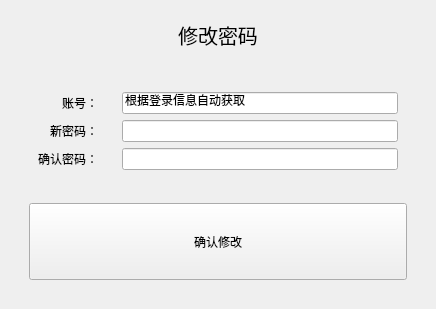
<?xml version="1.0" encoding="UTF-8"?>
<ui version="4.0">
 <class>ModifyPwdWin</class>
 <widget class="QWidget" name="ModifyPwdWin">
  <property name="geometry">
   <rect>
    <x>0</x>
    <y>0</y>
    <width>436</width>
    <height>309</height>
   </rect>
  </property>
  <property name="windowTitle">
   <string>Form</string>
  </property>
  <layout class="QVBoxLayout" name="verticalLayout_2">
   <item>
    <widget class="QWidget" name="widget" native="true">
     <property name="sizePolicy">
      <sizepolicy hsizetype="Preferred" vsizetype="Fixed">
       <horstretch>0</horstretch>
       <verstretch>0</verstretch>
      </sizepolicy>
     </property>
     <property name="layoutDirection">
      <enum>Qt::RightToLeft</enum>
     </property>
     <layout class="QVBoxLayout" name="verticalLayout">
      <item>
       <widget class="QLabel" name="label">
        <property name="sizePolicy">
         <sizepolicy hsizetype="Preferred" vsizetype="Fixed">
          <horstretch>0</horstretch>
          <verstretch>0</verstretch>
         </sizepolicy>
        </property>
        <property name="font">
         <font>
          <family>楷体</family>
          <pointsize>15</pointsize>
         </font>
        </property>
        <property name="text">
         <string>修改密码</string>
        </property>
        <property name="alignment">
         <set>Qt::AlignCenter</set>
        </property>
       </widget>
      </item>
     </layout>
    </widget>
   </item>
   <item>
    <widget class="QWidget" name="widget_2" native="true">
     <layout class="QVBoxLayout" name="verticalLayout_5">
      <item>
       <widget class="QWidget" name="widget_3" native="true">
        <layout class="QHBoxLayout" name="horizontalLayout">
         <item>
          <widget class="QWidget" name="widget_5" native="true">
           <layout class="QVBoxLayout" name="verticalLayout_3">
            <item>
             <widget class="QLabel" name="label_2">
              <property name="text">
               <string>账号：</string>
              </property>
              <property name="alignment">
               <set>Qt::AlignRight|Qt::AlignTrailing|Qt::AlignVCenter</set>
              </property>
             </widget>
            </item>
            <item>
             <widget class="QLabel" name="label_3">
              <property name="text">
               <string>新密码：</string>
              </property>
              <property name="alignment">
               <set>Qt::AlignRight|Qt::AlignTrailing|Qt::AlignVCenter</set>
              </property>
             </widget>
            </item>
            <item>
             <widget class="QLabel" name="label_4">
              <property name="text">
               <string>确认密码：</string>
              </property>
              <property name="alignment">
               <set>Qt::AlignRight|Qt::AlignTrailing|Qt::AlignVCenter</set>
              </property>
             </widget>
            </item>
           </layout>
          </widget>
         </item>
         <item>
          <widget class="QWidget" name="widget_6" native="true">
           <layout class="QVBoxLayout" name="verticalLayout_4">
            <item>
             <widget class="QLineEdit" name="id">
              <property name="text">
               <string>根据登录信息自动获取</string>
              </property>
             </widget>
            </item>
            <item>
             <widget class="QLineEdit" name="pwd_new">
              <property name="echoMode">
               <enum>QLineEdit::Password</enum>
              </property>
             </widget>
            </item>
            <item>
             <widget class="QLineEdit" name="pwd_new_sure">
              <property name="echoMode">
               <enum>QLineEdit::Password</enum>
              </property>
             </widget>
            </item>
           </layout>
          </widget>
         </item>
        </layout>
       </widget>
      </item>
      <item>
       <widget class="QWidget" name="widget_4" native="true">
        <layout class="QHBoxLayout" name="horizontalLayout_2">
         <item>
          <widget class="QPushButton" name="modify_sure">
           <property name="sizePolicy">
            <sizepolicy hsizetype="Minimum" vsizetype="Preferred">
             <horstretch>0</horstretch>
             <verstretch>0</verstretch>
            </sizepolicy>
           </property>
           <property name="text">
            <string>确认修改</string>
           </property>
          </widget>
         </item>
        </layout>
       </widget>
      </item>
     </layout>
    </widget>
   </item>
  </layout>
 </widget>
 <resources/>
 <connections/>
</ui>
